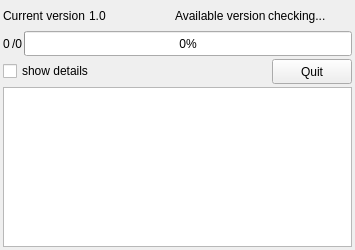
<?xml version="1.0" encoding="UTF-8"?>
<ui version="4.0">
 <class>Update</class>
 <widget class="QWidget" name="Update">
  <property name="geometry">
   <rect>
    <x>0</x>
    <y>0</y>
    <width>355</width>
    <height>250</height>
   </rect>
  </property>
  <property name="sizePolicy">
   <sizepolicy hsizetype="Fixed" vsizetype="Fixed">
    <horstretch>0</horstretch>
    <verstretch>0</verstretch>
   </sizepolicy>
  </property>
  <property name="minimumSize">
   <size>
    <width>250</width>
    <height>85</height>
   </size>
  </property>
  <property name="maximumSize">
   <size>
    <width>16777215</width>
    <height>16777215</height>
   </size>
  </property>
  <property name="windowTitle">
   <string>Update</string>
  </property>
  <layout class="QVBoxLayout" name="verticalLayout" stretch="0,0,0,0">
   <property name="spacing">
    <number>3</number>
   </property>
   <property name="sizeConstraint">
    <enum>QLayout::SetMaximumSize</enum>
   </property>
   <property name="leftMargin">
    <number>3</number>
   </property>
   <property name="topMargin">
    <number>3</number>
   </property>
   <property name="rightMargin">
    <number>3</number>
   </property>
   <property name="bottomMargin">
    <number>3</number>
   </property>
   <item>
    <layout class="QHBoxLayout" name="horizontalLayout">
     <property name="spacing">
      <number>2</number>
     </property>
     <property name="sizeConstraint">
      <enum>QLayout::SetDefaultConstraint</enum>
     </property>
     <item>
      <widget class="QLabel" name="labelActual">
       <property name="minimumSize">
        <size>
         <width>0</width>
         <height>25</height>
        </size>
       </property>
       <property name="maximumSize">
        <size>
         <width>16777215</width>
         <height>25</height>
        </size>
       </property>
       <property name="text">
        <string>Current version</string>
       </property>
      </widget>
     </item>
     <item>
      <widget class="QLabel" name="valueActual">
       <property name="minimumSize">
        <size>
         <width>0</width>
         <height>25</height>
        </size>
       </property>
       <property name="maximumSize">
        <size>
         <width>16777215</width>
         <height>25</height>
        </size>
       </property>
       <property name="text">
        <string notr="true">1.0</string>
       </property>
      </widget>
     </item>
     <item>
      <widget class="QLabel" name="labelAvailable">
       <property name="minimumSize">
        <size>
         <width>0</width>
         <height>25</height>
        </size>
       </property>
       <property name="maximumSize">
        <size>
         <width>16777215</width>
         <height>25</height>
        </size>
       </property>
       <property name="text">
        <string>Available version</string>
       </property>
      </widget>
     </item>
     <item>
      <widget class="QLabel" name="valueAvailable">
       <property name="minimumSize">
        <size>
         <width>0</width>
         <height>25</height>
        </size>
       </property>
       <property name="maximumSize">
        <size>
         <width>16777215</width>
         <height>25</height>
        </size>
       </property>
       <property name="text">
        <string>checking...</string>
       </property>
      </widget>
     </item>
    </layout>
   </item>
   <item>
    <layout class="QHBoxLayout" name="horizontalLayout_3">
     <property name="spacing">
      <number>2</number>
     </property>
     <item>
      <widget class="QLabel" name="currentFile">
       <property name="sizePolicy">
        <sizepolicy hsizetype="Fixed" vsizetype="Preferred">
         <horstretch>0</horstretch>
         <verstretch>0</verstretch>
        </sizepolicy>
       </property>
       <property name="minimumSize">
        <size>
         <width>0</width>
         <height>25</height>
        </size>
       </property>
       <property name="maximumSize">
        <size>
         <width>16777215</width>
         <height>25</height>
        </size>
       </property>
       <property name="text">
        <string notr="true">0</string>
       </property>
      </widget>
     </item>
     <item>
      <widget class="QLabel" name="fileCount">
       <property name="sizePolicy">
        <sizepolicy hsizetype="Fixed" vsizetype="Preferred">
         <horstretch>0</horstretch>
         <verstretch>0</verstretch>
        </sizepolicy>
       </property>
       <property name="minimumSize">
        <size>
         <width>0</width>
         <height>25</height>
        </size>
       </property>
       <property name="maximumSize">
        <size>
         <width>16777215</width>
         <height>25</height>
        </size>
       </property>
       <property name="text">
        <string notr="true">/0</string>
       </property>
      </widget>
     </item>
     <item>
      <widget class="QProgressBar" name="progressBar">
       <property name="sizePolicy">
        <sizepolicy hsizetype="Preferred" vsizetype="Preferred">
         <horstretch>0</horstretch>
         <verstretch>0</verstretch>
        </sizepolicy>
       </property>
       <property name="minimumSize">
        <size>
         <width>0</width>
         <height>25</height>
        </size>
       </property>
       <property name="maximumSize">
        <size>
         <width>16777215</width>
         <height>25</height>
        </size>
       </property>
       <property name="value">
        <number>0</number>
       </property>
       <property name="textVisible">
        <bool>true</bool>
       </property>
      </widget>
     </item>
    </layout>
   </item>
   <item>
    <layout class="QHBoxLayout" name="horizontalLayout_2">
     <property name="spacing">
      <number>2</number>
     </property>
     <item>
      <widget class="QCheckBox" name="showDetails">
       <property name="text">
        <string>show details</string>
       </property>
      </widget>
     </item>
     <item>
      <spacer name="horizontalSpacer">
       <property name="orientation">
        <enum>Qt::Horizontal</enum>
       </property>
       <property name="sizeHint" stdset="0">
        <size>
         <width>40</width>
         <height>20</height>
        </size>
       </property>
      </spacer>
     </item>
     <item>
      <widget class="QPushButton" name="buttonQuit">
       <property name="sizePolicy">
        <sizepolicy hsizetype="Preferred" vsizetype="Preferred">
         <horstretch>0</horstretch>
         <verstretch>0</verstretch>
        </sizepolicy>
       </property>
       <property name="minimumSize">
        <size>
         <width>0</width>
         <height>25</height>
        </size>
       </property>
       <property name="maximumSize">
        <size>
         <width>16777215</width>
         <height>25</height>
        </size>
       </property>
       <property name="text">
        <string>Quit</string>
       </property>
      </widget>
     </item>
    </layout>
   </item>
   <item>
    <widget class="QTextEdit" name="details">
     <property name="sizePolicy">
      <sizepolicy hsizetype="Preferred" vsizetype="Preferred">
       <horstretch>0</horstretch>
       <verstretch>0</verstretch>
      </sizepolicy>
     </property>
     <property name="minimumSize">
      <size>
       <width>0</width>
       <height>150</height>
      </size>
     </property>
     <property name="maximumSize">
      <size>
       <width>16777215</width>
       <height>16777215</height>
      </size>
     </property>
     <property name="lineWrapMode">
      <enum>QTextEdit::NoWrap</enum>
     </property>
     <property name="readOnly">
      <bool>true</bool>
     </property>
    </widget>
   </item>
  </layout>
 </widget>
 <layoutdefault spacing="6" margin="11"/>
 <resources/>
 <connections/>
</ui>
